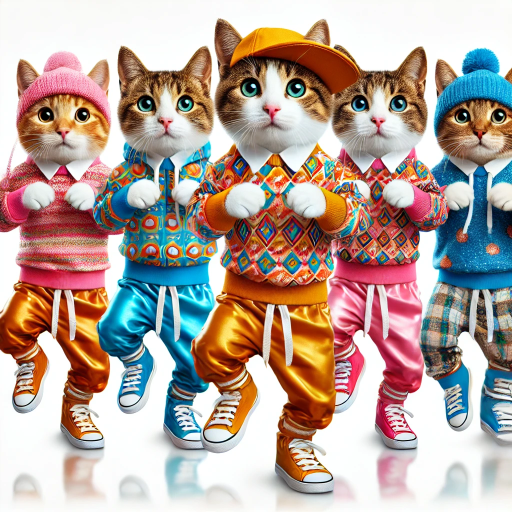
#> input picture Image Processing/Face Detection/Count_cats/input/cats.jpg, 1024 x 1024 px, found by its file name (shown at 1/2 size)
$ python count_cats.py
#> lines starting #> are read from the running program, lines starting #| are printed output that depends on the picture; after the words box and inside, x2 and y2 are one past the last pixel; in counts of white or black regions, pixels touching at a corner belong together
import random
import cv2


img=cv2.imread("Count_cats\input\cats.jpg")
#> img is the input picture: shape (1024, 1024, 3); mean B, G, R 154.8, 163.1, 181.9

face_detector=cv2.CascadeClassifier("Count_cats\haarcascade_frontalcatface.xml")
faces=face_detector.detectMultiScale(img)
#> faces = [[676, 138, 160, 160], [48, 164, 160, 160], [248, 140, 164, 164], [899, 189, 123, 123], [451, 98, 187, 187]]

colors_list=[(188,143,143),(210,105,30),(255,20,147),(128,0,128),(75,0,130),(72,209,204),(85,107,47),(218,165,32),(255,69,0),(128,128,128)]

for face in faces:
    x,y,w,h=face
    cv2.rectangle(img,(x,y),(x+w,y+h),random.choice(colors_list),4)
#> this loop made 5 passes
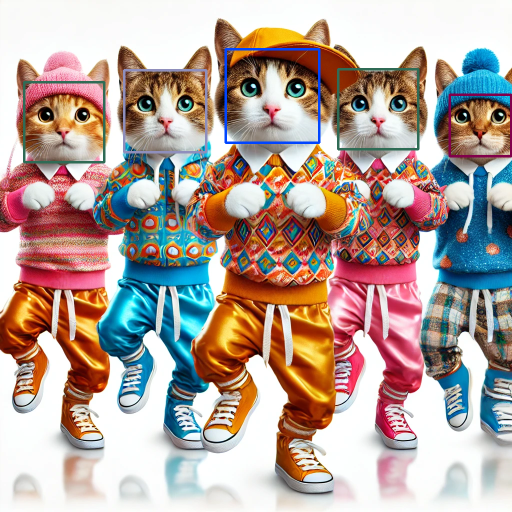
#> img: shape (1024, 1024, 3) (shown at 1/2 size); 1.5% of pixels changed, all inside (x1, y1, x2, y2) = (46, 96, 1024, 327)

cv2.putText(img,f"output:{len(faces)}",(10,45),cv2.FONT_HERSHEY_COMPLEX,1,0,1)
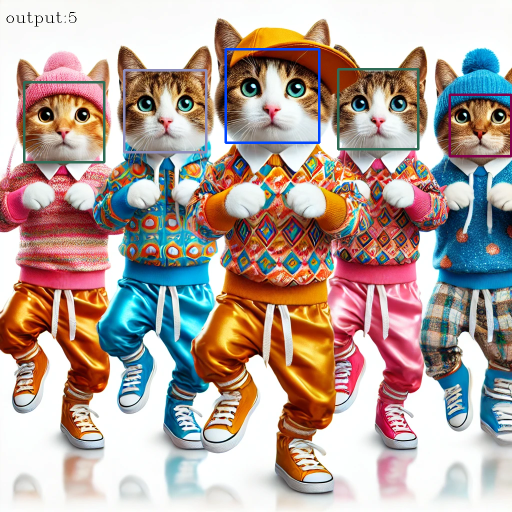
#> img: shape (1024, 1024, 3) (shown at 1/2 size); 0.05% of pixels changed, all inside (x1, y1, x2, y2) = (13, 24, 153, 53)
cv2.imshow("result",img)
cv2.imwrite("Count_cats\output\output.jpg",img)
cv2.waitKey(0)
cv2.destroyAllWindows()
